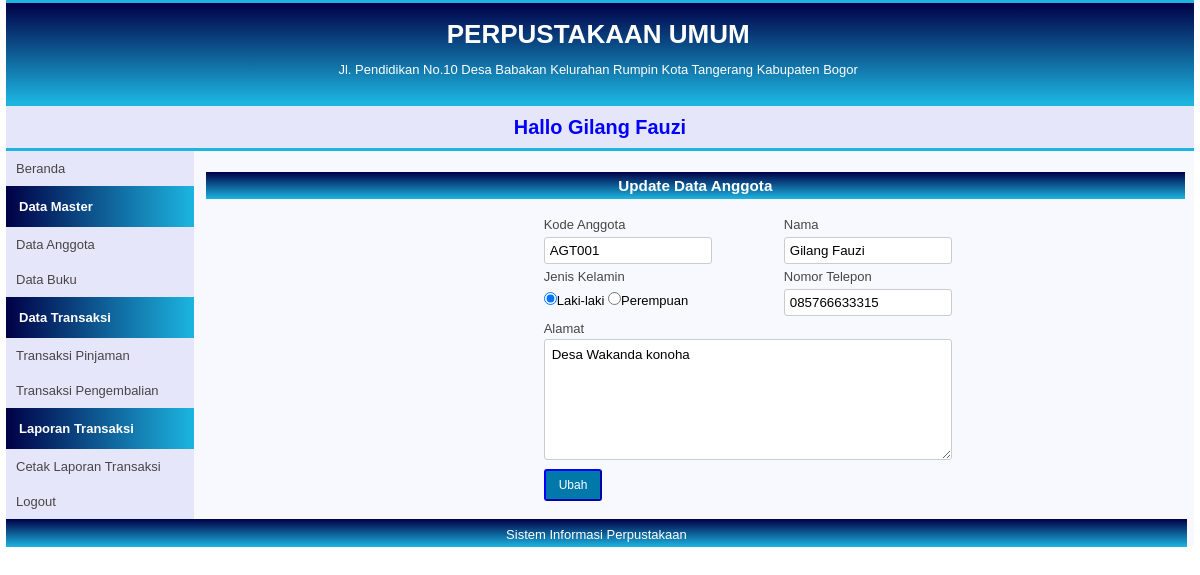
The app's page /pages/anggota/updateAnggota.php?id_anggota=1 with its own data.
### tables this page shows
CREATE TABLE `tbl_anggota` (
  `id_anggota` int(12) NOT NULL,
  `kd_anggota` varchar(10) NOT NULL,
  `nama_anggota` varchar(30) NOT NULL,
  `jk` varchar(15) NOT NULL,
  `no_telp_anggota` varchar(15) NOT NULL,
  `alamat_anggota` varchar(30) NOT NULL
);

### pages/anggota/updateAnggota.php (the view, shortened to what this page needs)
<?php
require '../../proses/koneksi.php';
$id = $_GET['id_anggota'];
$anggota = mysqli_query($conn, "SELECT * FROM tbl_anggota WHERE id_anggota='$id'");
function active_radio_button($value, $input)
{
    $result = $value == $input ? 'checked' : '';
    return $result;
}
?>
<!DOCTYPE html>
<html>
<head>
    <link rel="stylesheet" type="text/css" href="../../assets/css/styleAnggota.css">
</head>
<body>
    <div id="container">
        <div id="header-top">
            <div id="title-container">
                <div class="subtitle-container">
                    <h1 class="judul">PERPUSTAKAAN UMUM</h1>
                </div>
                <div class="subtitle-container">
                    Jl. Pendidikan No.10 Desa Babakan Kelurahan Rumpin Kota Tangerang Kabupaten Bogor
                </div>
            </div>
        </div>
        <div id="header2-top">
            <h3>
                <marquee behavior="alternate" height="50" scrollamount="6">Hallo Gilang Fauzi
                </marquee>
            </h3>
        </div>
        <div id="sidebar">
            <a href="../../index.php">Beranda</a>
            <p class="label-navigasi">Data Master</p>
            <ul>
                <li><a href="../anggota/dataAnggota.php">Data Anggota</a></li>
                <li><a href="../buku/dataBuku.php">Data Buku</a></li>
            </ul>
            <p class="label-navigasi">Data Transaksi</p>
            <ul>
                <li><a href="../pinjaman/dataPinjaman.php">Transaksi Pinjaman</a></li>
                <li><a href="../pengembalian/dataPengembalian.php">Transaksi Pengembalian</a></li>
            </ul>
            <p class="label-navigasi">Laporan Transaksi</p>
            <ul>
                <li><a href="../../cetakTransaksi.php">Cetak Laporan Transaksi</a></li>
            </ul>
            <a href="#">Logout</a>
        </div>
        <div id="content-container">
            <div class="container">
                <div class="row">
                    <br>
                    <div id="label-page">
                        <h3>Update Data Anggota</h3>
                    </div>
                    <div class="form">
                        <form action="../../proses/updateAnggota.php" method="post">
                            <?php while ($agt = mysqli_fetch_array($anggota)) { ?>
                            <p>
                                <label for="">Kode Anggota</label>
                                <input type="text" name="kd_anggota" value="<?= $agt['kd_anggota'] ?>" readonly>
                            </p>
                            <p>
                                <label for="">Nama</label>
                                <input type="text" name="nama_anggota" value="<?= $agt['nama_anggota']; ?>">
                            </p>
                            <p>
                                <label for="">Jenis Kelamin</label>
                                <input type="radio" value="Laki-laki" name="jk"
                                    <?= active_radio_button('Laki-laki', $agt['jk']); ?>>Laki-laki
                                <input type="radio" value="Perempuan" name="jk"
                                    <?= active_radio_button('Perempuan', $agt['jk']); ?>>Perempuan
                            </p>
                            <p>
                                <label for="">Nomor Telepon</label>
                                <input type="text" name="no_telp_anggota" value="<?= $agt['no_telp_anggota']; ?>"
                                    onkeypress="return hanyaAngka(event)">
                            </p>
                            <p>
                                <label for="">Alamat</label>
                                <textarea id="" cols="30" rows="7" name="alamat_anggota" required
                                    aria-valuetext="Mau"><?= $agt['alamat_anggota']; ?></textarea>
                            </p>
                            <?php } ?>
                            <p>
                                <button type="submit" name="submit">Ubah</button>
                            </p>
                        </form>
                    </div>
                </div>
            </div>
        </div>
        <div id="footer">Sistem Informasi Perpustakaan</div>
    </div>
</body>
</html>

### assets/css/styleAnggota.css (style rules this page uses)
* { margin: 0; padding: 0; }
body { font-family: sans-serif; font-size: 13px; }
#container { width: 99%; margin: 0px auto; // 1px(atas) 1px(bawah) 5px(kiri) 5px(kanan) border: 6px solid #919191; background-color: #F8F8FF; }
#header-top { width: 100%; height: 100px; background: linear-gradient(#000046, #1cb5e0); border-top: 3px solid #1cb5e0; border-bottom: 3px solid #1cb5e0; }
#title-container { float: left; width: 97%; padding: 10px; color: white; }
.subtitle-container { float: left; width: 100%; padding: 6px; text-align: center; }
#header2-top { width: 100%; height: 32px; color: blue; font-size: 17px; padding-top: 10px; background-color: #E6E6FA; text-align: center; border-bottom: 3px solid #1cb5e0; }
#sidebar { float: left; width: 15.8%; background-color: #E6E6FA; }
#sidebar ul { list-style: none; }
#sidebar a:link, #sidebar a:visited { color: #464646; text-decoration: none; display: block; padding: 10px; }
.label-navigasi { background: linear-gradient(to right, #000046, #1cb5e0); padding: 13px; color: white; font-weight: bold; }
#content-container { float: left; width: 84.2%; background-color: #F8F8FF; }
#footer { width: 99.4%; height: 20px; clear: both; text-align: center; padding-top: 8px; background: linear-gradient(#000046, #1cb5e0); color: #FFFFFF; }
#label-page { margin-top: 6px; margin-left: 12px; background: linear-gradient(#000046, #1cb5e0); width: 97.9%; color: white; text-align: center; padding-top: 5px; padding-bottom: 5px; }
.form { background: #fff; margin-left: 350px; margin-top: 15px; }
form label { font-size: 1em; width: 120px; padding: 3px 0; color: #464646; vertical-align: top; display: block; }
input[type=radio] { margin-top: 5px; }
input[type=text], select { width: 70%; padding: 5px 5px; margin: 2px 0 ; border: 1px solid #ccc; border-radius: 3px; box-sizing: border-box; }
button { padding: 6px; background-color: #0078AA; border-radius: 3px; border-color: blue; color: white; padding: 7px 13px; text-align: center; text-decoration: none; display: inline-block; font-size: 12px; margin-top: 6px; }
textarea { width: 68%; padding: 7px 7px; border: 1px solid #ccc; border-radius: 3px; box-sizing: border-box; font-family: sans-serif; }
@media (min-width: 700px) { .form { width: 60%; } }
form p { float: left; width: 40%; }
form p:last-child { clear: both; width: 100%; }
form p:nth-last-child(2) { clear: both; width: 100%; }

### records on screen
tbl_anggota: kd_anggota "AGT001", nama_anggota "Gilang Fauzi", no_telp_anggota "085766633315", alamat_anggota "Desa Wakanda konoha"
